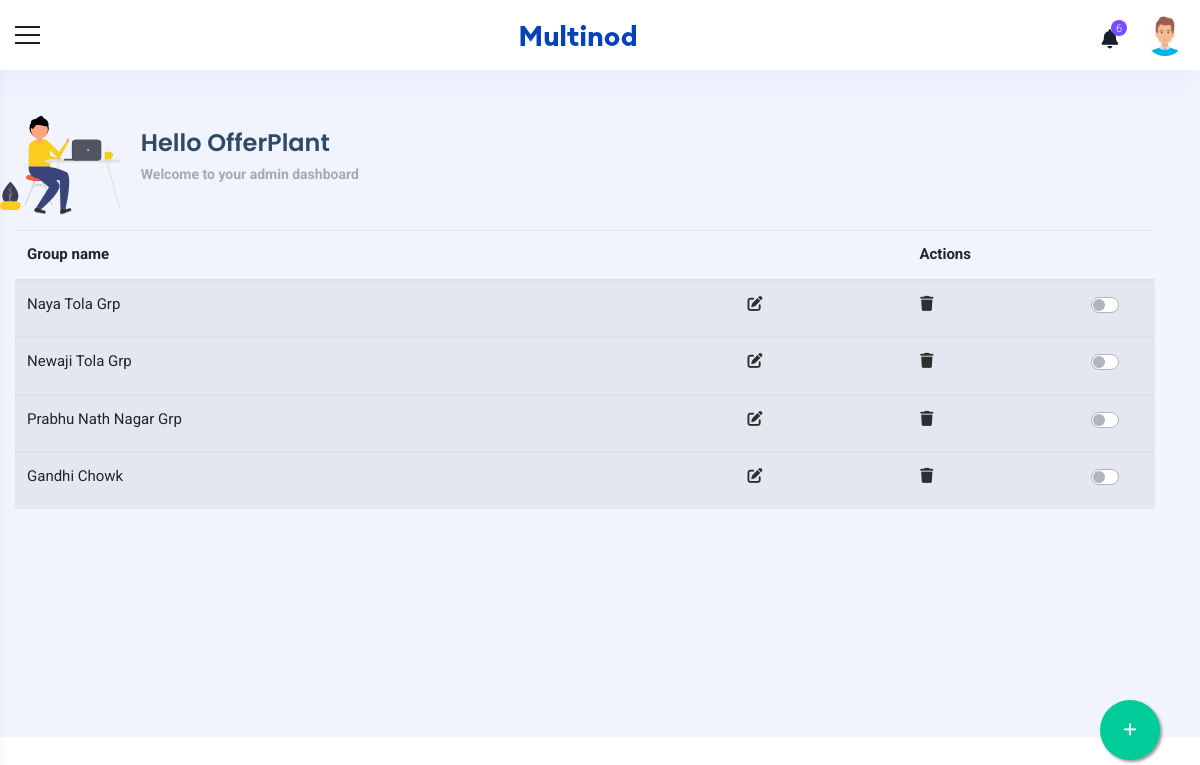
The page /customerGroup.php on the database its author committed.
### tables this page shows
CREATE TABLE `groupdb` (
  `id` int(255) NOT NULL,
  `groupName` varchar(255) NOT NULL
);

### customerGroup.php (the view, shortened to what this page needs)
<!doctype html>
<html>
<head>
    <link href="css/plugins.css" rel="stylesheet">
    <link href="css/customerGroup.css" rel="stylesheet">
    <link rel="stylesheet" href="https://cdnjs.cloudflare.com/ajax/libs/font-awesome/5.15.3/css/all.min.css" />
    <link rel="stylesheet" href="https://cdnjs.cloudflare.com/ajax/libs/bootbox.js/5.5.2/bootbox.min.js">
</head>
<body>
    <div class="wrapper">
        <div class="header-bg">
            <header class="main-header">
                <div class="container_header phone_view border_top_bott">
                    <div class="row">
                        <div class="col-md-12 d-flex justify-content-between align-items-center">
                            <div class="menu-icon"> <a href="javascript:void(0)" class="menu-toggler sidebar-toggler"></a> </div>
                            <div class="logo d-flex align-items-center justify-content-center"> <a href="javascript:void(0)"> <strong class="logo_icon"> <img src="images/small-logo.png" alt=""> </strong>  </a> </div>
                            <div class="right_detail">
                                <div class="row d-flex align-items-center justify-content-end">
                                    <div class="col-xl-12 col-12 d-flex justify-content-end">
                                        <div class="right_bar_top d-flex align-items-center">
                                            <div class="dropdown dropdown-notification"> <a href="javascript:void(0)" class="dropdown-toggle" data-toggle="dropdown" data-hover="dropdown" data-close-others="true" aria-expanded="false">
                                                    <i class="fa fa-bell"></i> <span class="badge_coun"> 6 </span> </a>
                                            </div>
                                            <div class="dropdown dropdown-user"> <a href="javascript:void(0)" class="dropdown-toggle" data-toggle="dropdown" data-hover="dropdown" data-close-others="true" aria-expanded="true">
                                                    <img class="img-circle pro_pic" src="images/user3.png" alt=""> </a>
                                            </div>
                                        </div>
                                    </div>
                                </div>
                            </div>
                        </div>
                    </div>
                </div>
            </header>
        </div>
        <div class="container_full">
            <div class="content_wrapper bg_homebefore">
                <div class="container-fluid">
                    <div class="sec-title">
                        <div class="row d-flex align-items-center">
                            <div class="main__title">
                                <img src="assets/hello.svg" alt="" />
                                <div class="main__greeting">
                                    <h1>Hello OfferPlant</h1>
                                    <p>Welcome to your admin dashboard</p>
                                </div>
                            </div>
                        </div>
                    </div>
                    <div class="content-bar">
                        <div class="row container-fluid">
                            <table class="table table-striped">
                                <thead>
                                    <tr>
                                        <th>Group name</th>
                                        <th style="text-align: center;">Actions</th>
                                    </tr>
                                </thead>
                                <?php
                                    include 'dbcon.php';
                                    $q = "select * from groupdb ";
                                    $query = mysqli_query($con,$q);
                                    while($res = mysqli_fetch_array($query)){
                                ?>
                                <tbody>
                                    <tr>
                                        <td><?php echo $res['groupName'];?></td>
                                        <td style="text-align: center;">
                                            <div class="actionBox">
                                                <span>
                                                <a href="groupedit.php?id=<?php echo $res['id']; ?>" data-toggle="tooltip" data-placement="top" title="Edit">
                                                    <i class="fa fa-edit action-icon"></i>
                                                </a>
                                                </span>
                                                <span>
                                                <a href="groupDelete.php?id=<?php echo $res['id']; ?>" data-toggle="tooltip" data-placement="top" title="Delete">
                                                    <i class="fa fa-trash action-icon"></i>
                                                </a>
                                                </span>
                                                <span class="toggle-button">
                                                    <div class="custom-control custom-switch">
                                                    </div>
                                                </span>
                                            </div>
                                        </td>
                                    </tr>
                                </tbody>
                                <?php
                                }
                                ?>
                            </table>
                            <a href="#" class="float" data-toggle="modal" data-target="#myModal">
                                <i class="fa fa-plus my-float"></i>
                            </a>
                        </div>
                    </div>
                </div>
            </div>
        </div>
    </div>
</body>
</html>

### css/customerGroup.css (style rules this page uses)
* { margin: 0; padding: 0; }
body { font-family: 'Roboto', sans-serif; font-size: 15px; line-height: 1.57143; font-weight: 400; color: #2d2e2e; }
h1, h2, h3, h4, h5, h6 { font-family: Poppins, sans-serif; margin-top: 0; font-weight: 600; color: #151d2e; }
a { color: #2d2e2e; transition: all 0.3s ease 0s; }
a, a:hover, a:active, a:focus { outline: none; text-decoration: none; }
i { transition: all 0.4s ease-in-out 0s; }
.img-circle { border-radius: 50%; }
.table td, .table th { border-top: 1px solid rgba(82, 63, 105, 0.07) !important; }
.sec-title { padding-top: 20px; padding-bottom: 15px; }
.sec-title p { color: #2d2d2d; }
.container_full { background: #f1f3fd; margin-top: 70px; position: relative; min-height: calc(100vh - 133px); overflow-x: hidden; }
.content_wrapper { margin-left: 0; margin-right: 0px; margin-top: 0; min-height: 600px; padding: 25px 0px 0px 0px; position: relative; }
.bg_homebefore { position: relative; }
.content_wrapper { padding-top: 25px; transition: all 0.3s; margin-left: 0px; }
.custom-control { position: relative; display: -ms-inline-flexbox; display: inline-flex; min-height: 1.5 rem; padding-left: 1.5 rem; margin-right: 1rem; }
.table thead th { vertical-align: bottom; border-bottom: 2px solid #dee2e6; border-top: none; }
.main__title { display: flex; align-items: center; }
.main__title > img { max-height: 100px; object-fit: contain; margin-right: 20px; }
.main__greeting > h1 { font-size: 24px; color: #2e4a66; margin-bottom: 5px; }
.main__greeting > p { font-size: 14px; font-weight: 700; color: #a5aaad; }
.float { position:fixed; width: 60px; height: 60px; bottom:40px; right:40px; background-color:#0C9; color:#FFF; border-radius: 50px; text-align:center; box-shadow: 2px 2px 3px #999; }
.my-float { margin-top : 22px; }
.actionBox { display: flex; justify-content: space-between; }

### rows shown on the page
groupdb: groupName "Naya Tola Grp"
groupdb: groupName "Newaji Tola Grp"
groupdb: groupName "Prabhu Nath Nagar Grp"
groupdb: groupName "Gandhi Chowk"
